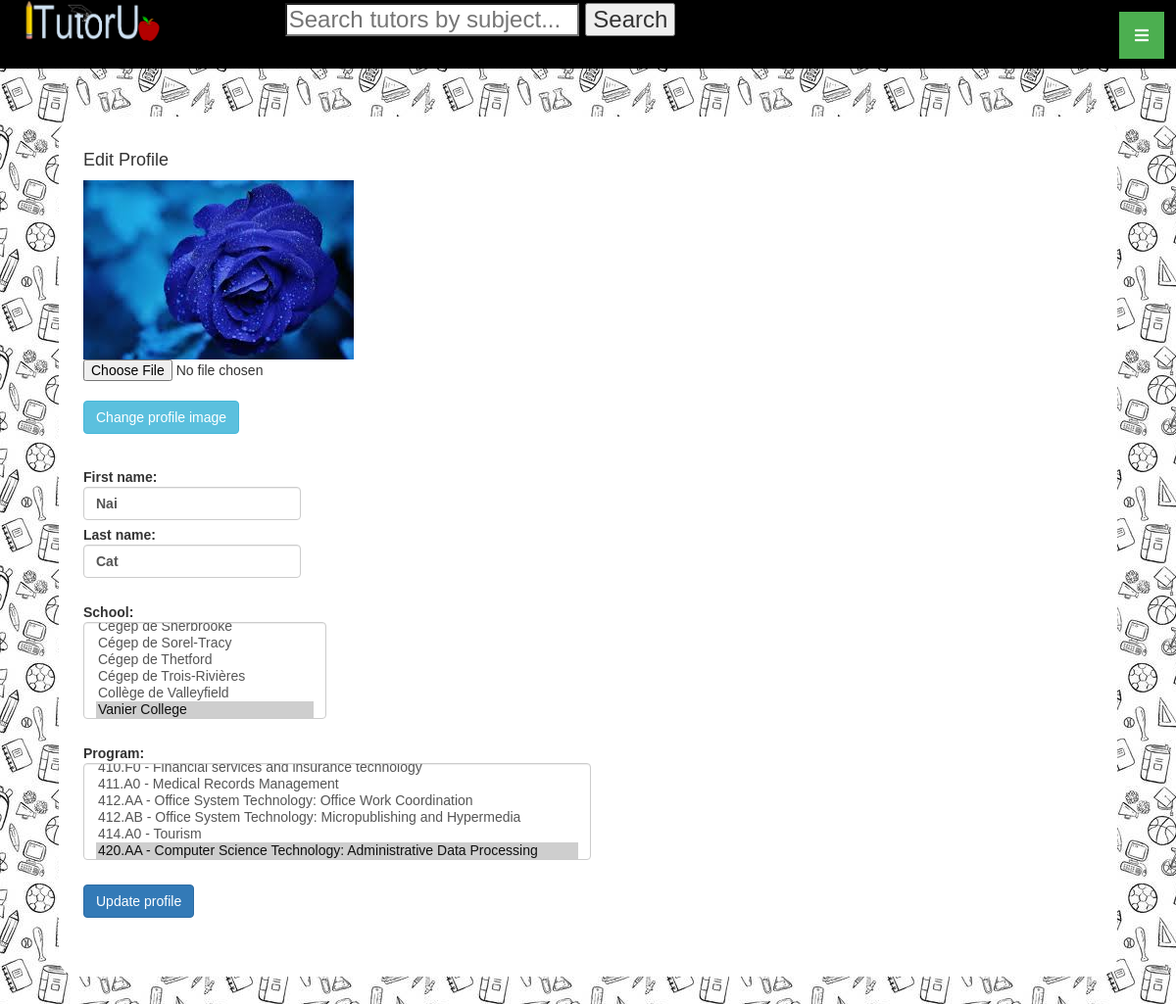
/Profile/edit (signed in), run on the app's committed database.
### tables this page shows
CREATE TABLE `profile` (
  `userId` int(11) NOT NULL,
  `firstName` varchar(30) NOT NULL,
  `lastName` varchar(30) NOT NULL,
  `profileImagePath` varchar(1024) DEFAULT 'profile_default.jpg',
  `schoolId` int(11) NOT NULL,
  `programId` int(11) NOT NULL
);

### app/core/App.php (called while the page is built, shortened)
<?php
class App {
	protected $method = 'index';
	public function __construct() {
		$url = $this->parseUrl();
		if(file_exists('app/controllers/' . $url[0] . 'Controller.php')){
			unset($url[0]);
		}
		$this->controller = new $this->controller();
		if(isset($url[1])) {
			if(method_exists($this->controller, $url[1]) ){
				$this->method = $url[1];
			}
			unset($url[1]);
		}
		$this->params = $url ? array_values($url):[];
		call_user_func_array([$this->controller, $this->method], $this->params);
	}
	public function parseUrl() {
		if(isset($_GET['url'])){
			return $url = explode('/', filter_var(rtrim($_GET['url'], '/')), FILTER_SANITIZE_URL);
		}
	}
}
?>

### index.php (called while the page is built, shortened)
<?php
	$app = new App();
?>

### app/models/Profile.php (called while the page is built, shortened)
<?php
class Profile extends Model
{
	public function getProfileByUserId($userId){
		$sql = "SELECT * FROM Profile WHERE userId = :userId";
        $stmt = self::$_connection->prepare($sql);
       $stmt->execute(['userId'=>$userId]);
        $stmt->setFetchMode(PDO::FETCH_CLASS, "Profile");
		return $stmt->fetch();
	}
}
?>

### app/core/Model.php (called while the page is built, shortened)
<?php
class Model extends ModelCaller
{
	public function __construct() {
		$server = 'localhost';
		$DBName = 'itutorudb';
		$user = 'root';
		$pass = '';
	}
}
?>

### app/core/ModelCaller.php (called while the page is built, shortened)
<?php
class ModelCaller {
	public static function model($model) {
		if(file_exists('app/models/' . $model . '.php')) {
			return new $model();
		}
		else return null;
	}
}
?>

### app/models/School.php (called while the page is built, shortened)
<?php
class School extends Model{
	public function getSchools() {
		$sql = "SELECT * FROM School";
		$stmt = self::$_connection->prepare($sql);
		$stmt->execute();
		$stmt->setFetchMode(PDO::FETCH_CLASS, "School");
		return $stmt->fetchAll();
	}
}
?>

### app/models/Program.php (called while the page is built, shortened)
<?php
class Program extends Model{
	public function getPrograms() {
		$sql = "SELECT * FROM Program";
		$stmt = self::$_connection->prepare($sql);
		$stmt->execute();
		$stmt->setFetchMode(PDO::FETCH_CLASS, "Program");
		return $stmt->fetchAll();
	}
}
?>

### app/views/Profile/edit.php (the view, shortened to what this page needs)
<html>
	<head>
		<?php include_once('app/views/Default/stylesheet_links.php') ?>
	</head>
	<body>
		<?php include_once('app/views/Default/header.php')?>
		<?php $profile = $data['profile'];?>
			<div class="content_block">
				<h4>Edit Profile</h4>
				<form action="_updateProfileImage" method="post" enctype="multipart/form-data">
					<img src='<?php echo "/images/". ($profile->profileImagePath == null?'profile_default.jpg':$profile->profileImagePath); ?>' /> <br/>
					<input type="file" name="profileImagePath" ><br/>
					<input type="submit" class="btn btn-info mb-2" value="Change profile image"/><br/><br/>
				</form>
				<form method="post" action="_edit">
					<div id="profile_create" class="form-group">
						<div class="form-row">
							<div class="col">
								<label for="firstName">
									First name:
									<input name="firstName" required="required" pattern="^[a-zA-Zàâçéèêëîïôûùüÿñæœ .-]{1,30}$" title="First name must be letters, maximum 30 characters" type="text" class="form-control form-control-sm" value="<?php echo $profile->firstName?>" />
								</label>
							</div>
							<div class="col">
								<label for="lastName">
									Last name:
									<input name="lastName" required="required" pattern="^[a-zA-Zàâçéèêëîïôûùüÿñæœ .-]{1,30}$" title="Last name must be letters, maximum 30 characters" type="text" class="form-control form-control-sm" value="<?php echo $profile->lastName?>"/>
								</label>
								<br/><br/>
							</div>
						</div>
					<label for="school">
						School:
						<select  class="form-control form-control-sm" required="required" name="school" size="5">
							<?php
								$schools = $data['schools'];
								foreach($schools as $school){
									if($school->schoolId == $profile->schoolId) {
										print("<option value ='$school->schoolId' selected>$school->schoolName</option>");
									}
									else{
										print("<option value ='$school->schoolId'>$school->schoolName</option>");
									}
								}
							?>
						</select>
					</label>
					<br/><br/>
					<label for="program">
						Program:
						<select  class="form-control form-control-sm" required="required" name="program" size="5">
							<?php
								$programs = $data['programs'];
								foreach($programs as $program){
									if($program->programId == $profile->programId) {
										print("<option value='$program->programId' selected>$program->programName</option>");
									}
									else{
										print("<option value='$program->programId'>$program->programName</option>");
									}
								}
							?>
						</select>
					</label>
					<br/><br/>
					<input class="btn btn-primary mb-2" type="submit" value="Update profile"/>
					<br><br>
				</div>
				</form>
			</div>
	</body>
</html>

### css/default_styles.css (style rules this page uses)
body { padding: 0px; margin: 0px; position: relative; background-image: url("../images/default.jpg"); font-family: 'Arial', sans-serif; }
.content_block { overflow: auto; position: relative; padding: 25px; background-color: white; border-radius: 20px; width: 90%; margin: 5%; top: -1%; min-height: 80%; }

### data on the page
profile: profileImagePath (picture), firstName "Nai", lastName "Cat"

### other printed values
form field school "Cégep de Sorel-Tracy / Cégep de Thetford / Cégep de Trois-Rivières / Collège de Valleyfield / Vanier College ☑"
form field program "411.A0 - Medical Records Management / 412.AA - Office System Technology: Office Work Coordination / 412.AB - Office System Technology: Micropublishing and Hypermedia / 414.A0 - Tourism / 420.AA - Computer Science Technology: Administrative Data Processing ☑"
